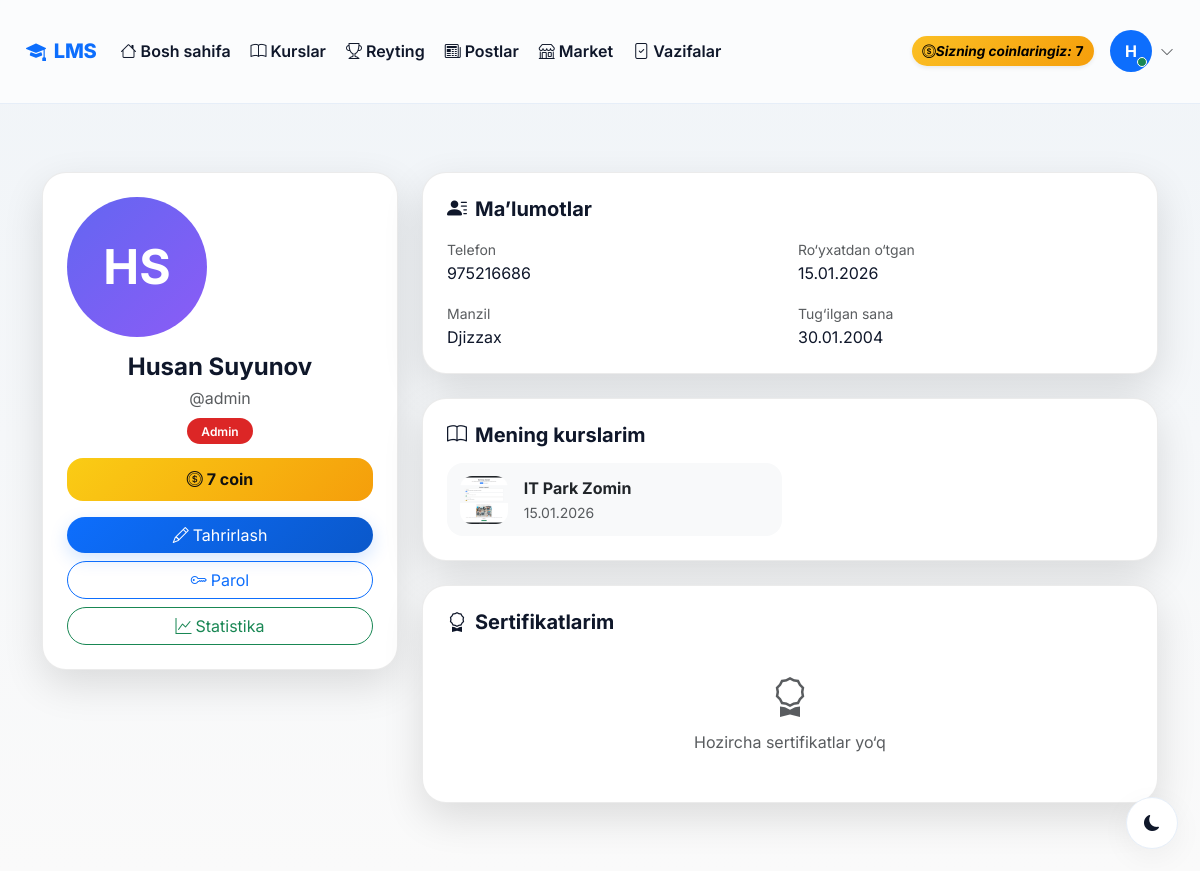
The app's page /profile/ (signed in), older data.
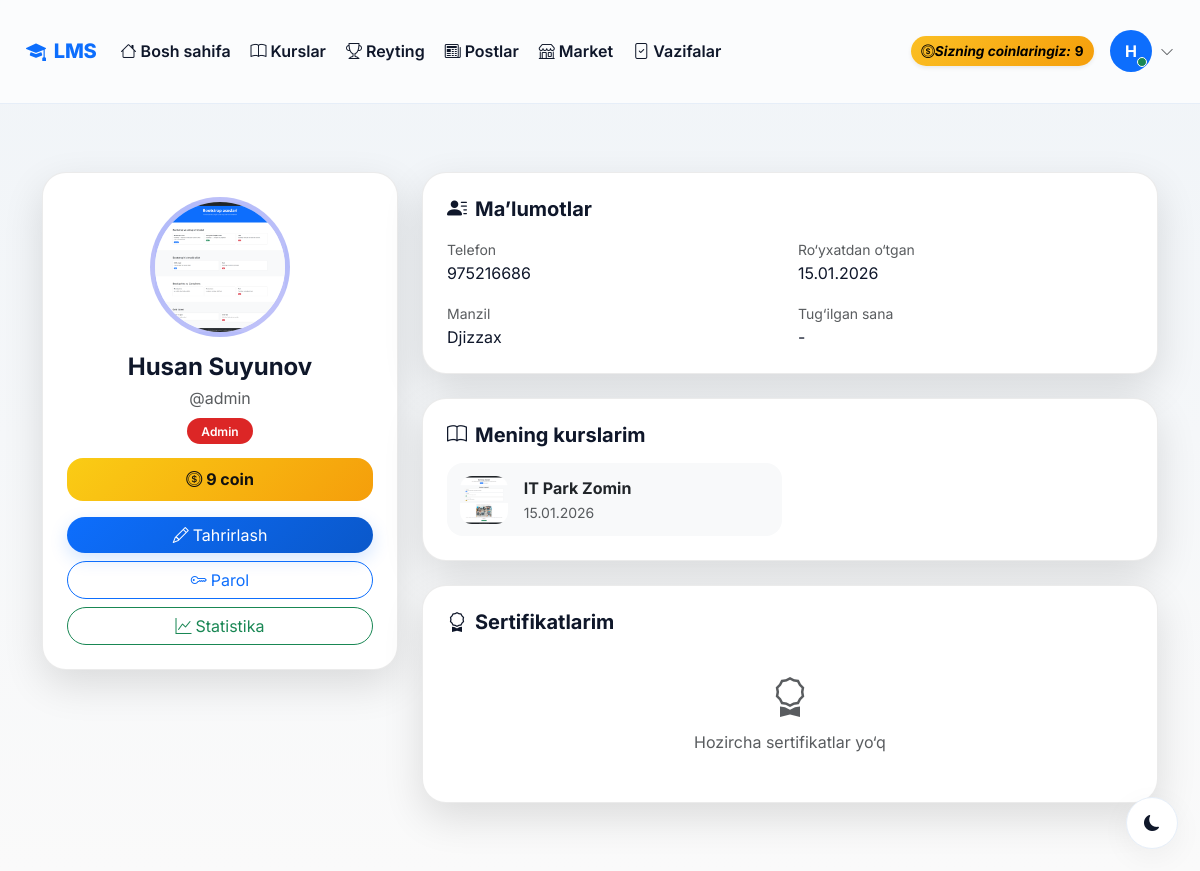
The same page, newer data.
### accounts/models.py (models this page shows, shortened)
class CustomUser(AbstractUser):
    ROLE_CHOICES = (
        ('admin', 'Admin'),
        ('teacher', 'O\'qituvchi'),
        ('student', 'O\'quvchi'),
    )
    first_name = models.CharField(max_length=100, verbose_name="Ism")
    last_name = models.CharField(max_length=100, verbose_name="Familiya")
    phone = models.CharField(max_length=20, unique=True, verbose_name="Telefon raqam")
    role = models.CharField(max_length=20, choices=ROLE_CHOICES, default='student', verbose_name="Rol")
    photo = models.ImageField(upload_to='profiles/', blank=True, null=True, verbose_name="Profil rasmi")
    profession = models.ForeignKey(Profession, on_delete=models.SET_NULL, null=True, blank=True, related_name='students', verbose_name="Yo'nalish")
    is_blocked = models.BooleanField(default=False, verbose_name="Bloklangan")
    last_activity = models.DateTimeField(null=True, blank=True, verbose_name="Oxirgi faollik")
    bio = models.TextField(blank=True, null=True, verbose_name="O'zi haqida")
    coins = models.IntegerField(default=0, verbose_name="Coinlar")
    total_online_time = models.IntegerField(default=0, verbose_name="Jami online vaqt (daqiqa)")
    address = models.CharField(max_length=300, blank=True, null=True, verbose_name="Yashash manzili")
    birth_date = models.DateField(null=True, blank=True, verbose_name="Tug'ilgan kuni")
    id_card = models.FileField(upload_to='documents/id_cards/', blank=True, null=True, verbose_name="ID karta/Pasport")
    birth_certificate = models.FileField(upload_to='documents/birth_certificates/', blank=True, null=True, verbose_name="Tug'ilganlik haqida guvohnoma")
    @property
    def is_admin(self):
        return self.role == 'admin'
    @property
    def is_teacher(self):
        return self.role == 'teacher'
    @property
    def full_name(self):
        return f"{self.first_name} {self.last_name}"
    def get_initials(self):
        first = self.first_name[0] if self.first_name else ''
        last = self.last_name[0] if self.last_name else ''
        return f"{first}{last}".upper()
    class Meta:
        verbose_name = "Foydalanuvchi"
        verbose_name_plural = "Foydalanuvchilar"

### accounts/views.py (the view)
# urls.py: path('profile/', views.profile_view, name='profile'),
@login_required
def profile_view(request):
    certificates = Certificate.objects.filter(student=request.user)
    enrollments = request.user.enrollments.all()
    return render(request, 'accounts/profile.html', {
        'certificates': certificates,
        'enrollments': enrollments,
    })

### accounts/management/commands/check_birthdays.py (called while the page is built, shortened)
    def handle(self, *args, **kwargs):
        today = timezone.now().date()
        users = CustomUser.objects.filter(birth_date__day=today.day, birth_date__month=today.month)
        if not users.exists():
            self.stdout.write(self.style.SUCCESS('No birthdays today.'))
            return

### accounts/templates/accounts/profile.html (shortened to what this page needs)
{% extends 'accounts/base.html' %}
{% block content %}
<div class="container py-5 profile-wrap">
<div class="row g-4">
<div class="col-lg-4">
<div class="p-card p-4 text-center">
    {% if user.photo %}
        <img src="{{ user.photo.url }}" class="avatar mb-3">
    {% else %}
        <div class="avatar-fallback mb-3">{{ user.get_initials }}</div>
    {% endif %}
    <h4 class="fw-bold mb-1">{{ user.full_name }}</h4>
    <p class="text-muted mb-2">@{{ user.username }}</p>
    <span class="role-pill
        {% if user.role == 'admin' %}role-admin
        {% elif user.role == 'teacher' %}role-teacher
        {% else %}role-student{% endif %}">
        {% if user.role == 'admin' %}Admin
        {% elif user.role == 'teacher' %}O‘qituvchi
        {% else %}O‘quvchi{% endif %}
    </span>
    <div class="coin-box my-3">
        <i class="bi bi-coin me-1"></i>{{ user.coins }} coin
    </div>
    <div class="d-grid gap-2 mt-3">
        <a href="{% url 'profile_edit' %}" class="btn btn-primary rounded-pill">
            <i class="bi bi-pencil me-1"></i>Tahrirlash
        </a>
        <a href="{% url 'change_password' %}" class="btn btn-outline-primary rounded-pill">
            <i class="bi bi-key me-1"></i>Parol
        </a>
        <a href="{% url 'my_statistics' %}" class="btn btn-outline-success rounded-pill">
            <i class="bi bi-graph-up me-1"></i>Statistika
        </a>
    </div>
</div>
</div>
<div class="col-lg-8 d-flex flex-column gap-4">
<div class="p-card p-4">
<h5 class="fw-bold mb-3">
    <i class="bi bi-person-lines-fill me-2"></i>Ma’lumotlar
</h5>
<div class="row g-3">
<div class="col-md-6">
    <small class="text-muted">Telefon</small>
    <div>{{ user.phone }}</div>
</div>
<div class="col-md-6">
    <small class="text-muted">Ro‘yxatdan o‘tgan</small>
    <div>{{ user.date_joined|date:"d.m.Y" }}</div>
</div>
<div class="col-md-6">
    <small class="text-muted">Manzil</small>
    <div>{% if user.address %}{{ user.address }}{% else %}-{% endif %}</div>
</div>
<div class="col-md-6">
    <small class="text-muted">Tug‘ilgan sana</small>
    <div>{% if user.birth_date %}{{ user.birth_date|date:"d.m.Y" }}{% else %}-{% endif %}</div>
</div>
</div>
</div>
{% if enrollments %}
<div class="p-card p-4">
<h5 class="fw-bold mb-3">
    <i class="bi bi-book me-2"></i>Mening kurslarim
</h5>
<div class="row g-3">
{% for enrollment in enrollments %}
<div class="col-md-6">
<a href="{% url 'profession_detail' enrollment.profession.pk %}" class="text-decoration-none text-body">
<div class="mini-item d-flex align-items-center gap-3">
    <img src="{{ enrollment.profession.photo.url }}"
         style="width:48px;height:48px;border-radius:12px;object-fit:cover">
    <div>
        <b>{{ enrollment.profession.name }}</b><br>
        <small class="text-muted">{{ enrollment.enrolled_at|date:"d.m.Y" }}</small>
    </div>
</div>
</a>
</div>
{% endfor %}
</div>
</div>
{% endif %}
<div class="p-card p-4">
<h5 class="fw-bold mb-3">
    <i class="bi bi-award me-2"></i>Sertifikatlarim
</h5>
{% if certificates %}
<div class="row g-3">
{% for cert in certificates %}
<div class="col-md-6">
<div class="mini-item">
    <div class="d-flex align-items-center gap-3 mb-2">
        <div class="bg-success text-white rounded-3 p-2">
            <i class="bi bi-award fs-5"></i>
        </div>
        <div>
            <b>{{ cert.profession.name }}</b><br>
            <small class="text-muted">Berilgan: {{ cert.issued_at|date:"d.m.Y" }}</small>
        </div>
    </div>
    <div class="d-flex justify-content-between align-items-center small text-muted">
        <span><i class="bi bi-person me-1"></i>{{ cert.issued_by.full_name }}</span>
        <a href="{{ cert.file.url }}" target="_blank" download
           class="btn btn-sm btn-success rounded-pill">
            <i class="bi bi-file-pdf me-1"></i>Yuklab olish
        </a>
    </div>
</div>
</div>
{% endfor %}
</div>
{% else %}
<div class="text-center py-4 text-muted">
    <i class="bi bi-award display-6"></i>
    <p class="mt-2 mb-0">Hozircha sertifikatlar yo‘q</p>
</div>
{% endif %}
</div>
</div>
</div>
</div>
{% endblock %}

### accounts/templates/accounts/base.html (shortened to what the changed rows need)
<!DOCTYPE html>
<html lang="uz" data-bs-theme="light">
<head>
    {% load static %}
    <link href="https://cdn.jsdelivr.net/npm/bootstrap@5.3.2/dist/css/bootstrap.min.css" rel="stylesheet">
    <link href="https://cdn.jsdelivr.net/npm/bootstrap-icons@1.11.1/font/bootstrap-icons.css" rel="stylesheet">
</head>
<body>
    {% if user.is_authenticated %}
    <nav class="navbar navbar-expand-lg sticky-top">
        <div class="container main-container">
            <a class="navbar-brand d-flex align-items-center gap-2" href="{% url 'home' %}">
                <i class="bi bi-mortarboard-fill"></i>
                <span>LMS</span>
            </a>
            <div class="collapse navbar-collapse" id="navbarNav">
                <ul class="navbar-nav me-auto mb-2 mb-lg-0 align-items-lg-center gap-lg-1">
                    <li class="nav-item">
                        <a class="nav-link {% if request.resolver_match.url_name == 'home' %}active{% endif %}"
                            href="{% url 'home' %}">
                            <i class="bi bi-house me-1"></i>Bosh sahifa
                        </a>
                    </li>
                    <li class="nav-item">
                        <a class="nav-link {% if request.resolver_match.url_name and 'profession' in request.resolver_match.url_name %}active{% endif %}"
                            href="{% url 'professions' %}">
                            <i class="bi bi-book me-1"></i>Kurslar
                        </a>
                    </li>
                    <li class="nav-item">
                        <a class="nav-link {% if request.resolver_match.url_name == 'leaderboard' %}active{% endif %}"
                            href="{% url 'leaderboard' %}">
                            <i class="bi bi-trophy me-1"></i>Reyting
                        </a>
                    </li>
                    <li class="nav-item">
                        <a class="nav-link {% if request.resolver_match.app_names and 'blog' in request.resolver_match.app_names %}active{% endif %}"
                            href="{% url 'blog:post_list' %}">
                            <i class="bi bi-newspaper me-1"></i>Postlar
                        </a>
                    </li>
                    <li class="nav-item">
                        <a class="nav-link {% if 'market' in request.resolver_match.url_name %}active{% endif %}"
                            href="{% url 'market_list' %}">
                            <i class="bi bi-shop me-1"></i>Market
                        </a>
                    </li>
                    {% if user.is_teacher or user.is_admin %}
                    <li class="nav-item">
                        <a class="nav-link {% if request.resolver_match.url_name == 'homework_submissions' %}active{% endif %}"
                            href="{% url 'homework_submissions' %}">
                            <i class="bi bi-file-check me-1"></i>Vazifalar
                        </a>
                    </li>
                    {% endif %}
                </ul>
                <div class="d-flex align-items-center gap-3">
                    <div class="coin-badge d-flex align-items-center gap-1 shadow-sm" title="Sizning coinlaringiz">
                        <i class="bi bi-coin">Sizning coinlaringiz: </i>
                        {{ user.coins|default:0 }}
                    </div>
                    <div class="dropdown">
                        <a class="d-flex align-items-center gap-2 text-decoration-none" data-bs-toggle="dropdown"
                            aria-expanded="false" role="button">
                            <div class="position-relative">
                                {% if user.profile.image and user.profile.image.url %}
                                <img src="{{ user.profile.image.url }}" class="rounded-circle shadow-sm"
                                    style="width:42px;height:42px;object-fit:cover"
                                    alt="{{ user.get_full_name|default:user.username }}">
                                {% elif user.avatar_url %}
                                <img src="{{ user.avatar_url }}" class="rounded-circle shadow-sm"
                                    style="width:42px;height:42px;object-fit:cover"
                                    alt="{{ user.get_full_name|default:user.username }}">
                                {% else %}
                                <div class="rounded-circle bg-primary text-white d-flex align-items-center justify-content-center fw-bold"
                                    style="width:42px;height:42px;">
                                    {{ user.get_full_name|default:user.username|slice:":1"|upper }}
                                </div>
                                {% endif %}
                                <span
                                    class="position-absolute bottom-0 end-0 translate-middle p-1 bg-success border border-white rounded-circle"></span>
                            </div>
                            <i class="bi bi-chevron-down small text-muted"></i>
                        </a>
                    </div>
                </div>
            </div>
        </div>
    </nav>
    {% endif %}
    <main class="main-container">
        {% block content %}{% endblock %}
    </main>
</body>
</html>

Row changes from the older to the newer data that the page shows:
changed CustomUser "Husan Suyunov": coins "7" → "9"; photo: picture added; photo empty → "profiles/image.png" (drawn); get_initials "HS" → (not shown); birth_date "30.01.2004" → (not shown)
